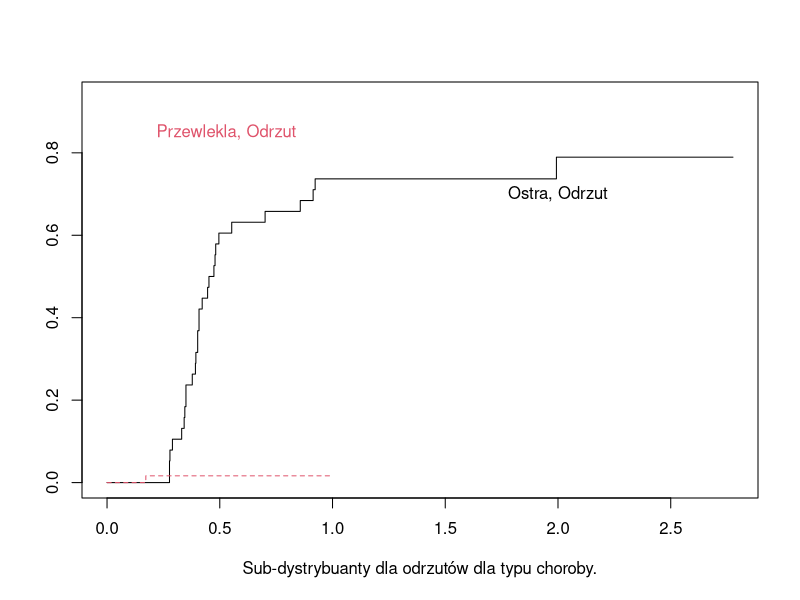
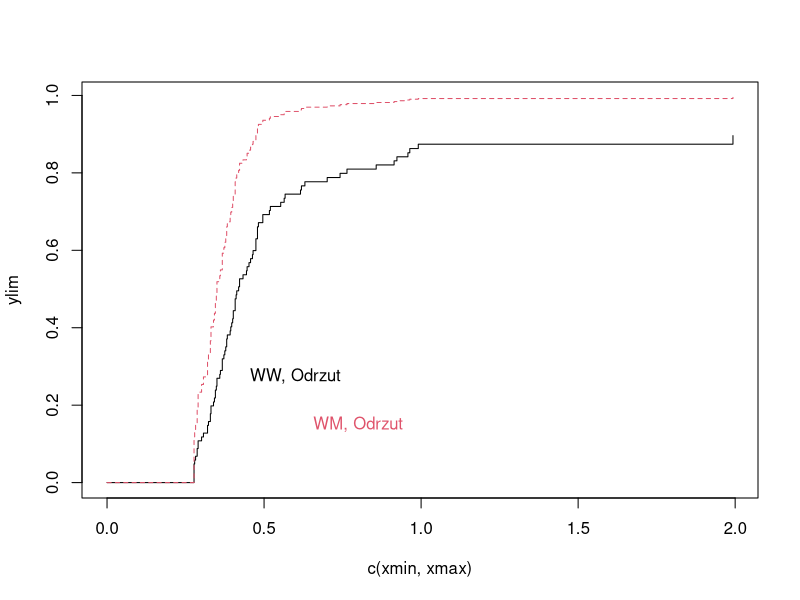
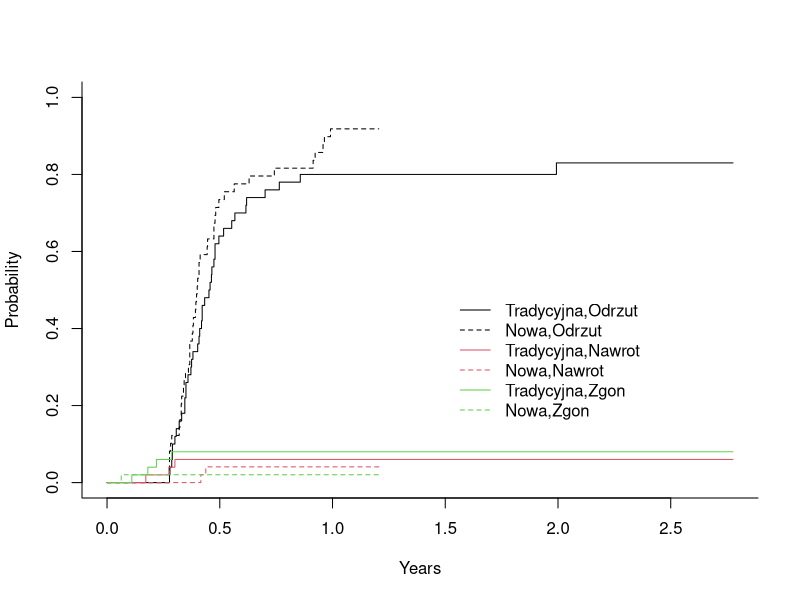
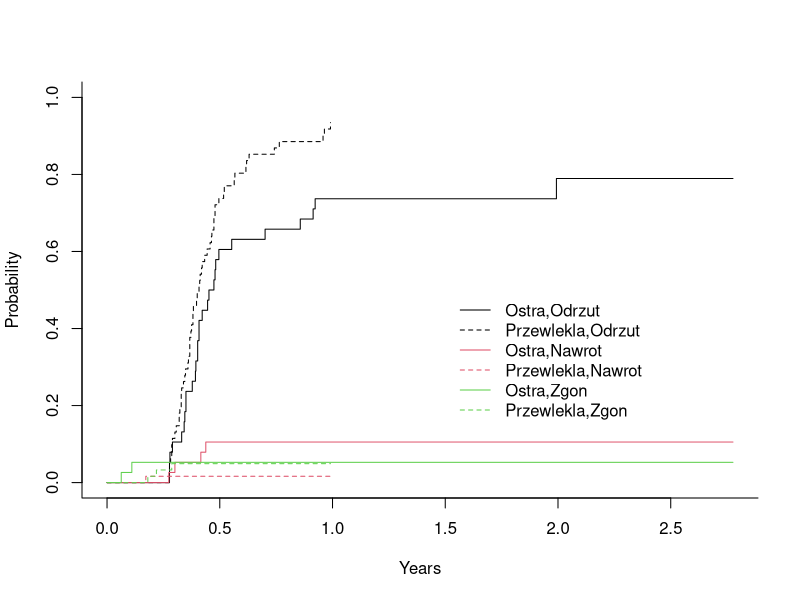

Generate these figures, in order, with R:
## ---- chunk 1
library(knitr)
opts_chunk$set(comment="", message=FALSE, warning=FALSE, tidy.opts=list(keep.blank.line=TRUE, width.cutoff=120),options(width=120),fig.align='center',fig.height=6, fig.width=10,fig.path='figure/beamer-',fig.width=6, fig.height=3, fig.show='hold',size='footnotesize', echo=FALSE)
## ---- chunk 2
print2 <- function (x, digits = max(options()$digits - 4, 3), ...) {
    if (!is.null(cl <- x$call)) {
        cat("Call:\n")
        dput(cl)
        cat("\n")
    }
    if (!is.null(x$fail)) {
        cat(" Coxph failed.", x$fail, "\n")
        return()
    }
    savedig <- options(digits = digits)
    on.exit(options(savedig))
    coef <- x$coefficients
    se <- sqrt(diag(x$var))
    if (is.null(coef) | is.null(se)) 
        stop("Input is not valid")
    if (is.null(x$naive.var)) {
        tmp <- cbind(coef, exp(coef), se, coef/se, signif(1 - 
            pchisq((coef/se)^2, 1), digits - 1))
        dimnames(tmp) <- list(names(coef), c("coef", "exp(coef)", 
            "se(coef)", "z", "p"))
    }
    else {
        nse <- sqrt(diag(x$naive.var))
        tmp <- cbind(coef, exp(coef), nse, se, coef/se, signif(1 - 
            pchisq((coef/se)^2, 1), digits - 1))
        dimnames(tmp) <- list(names(coef), c("coef", "exp(coef)", 
            "se(coef)", "robust se", "z", "p"))
    }
    cat("\n")
    print(tmp)
    logtest <- -2 * (x$loglik[1] - x$loglik[2])
    if (is.null(x$df)) 
        df <- sum(!is.na(coef))
    else df <- round(sum(x$df), 2)
    cat("\n")
    invisible(x)
}
## ---- chunk 3
library(survival)
dane <- read.csv("bmt.csv")

dane.red <- data.frame(dane, event=ifelse(dane$first_e==0,0,1),
                       odrzut=ifelse(dane$first_e==1,1,0), 
                       nawrot=ifelse(dane$first_e==2,1,0),
                       zgon=ifelse(dane$first_e==3,1,0))
## ---- chunk 4
library(cmprsk)
attach(dane)
ci.trt <- cuminc(first_t, first_e, group=trt) 
pdf(file = "plot1.pdf")
plot(ci.trt, curvlab=c("Tradycyjna,Odrzut", 
                       "Nowa,Odrzut",
                       "Tradycyjna,Nawrot",
                       "Nowa,Nawrot",
                       "Tradycyjna,Zgon",
                       "Nowa,Zgon"), col=c(1,1,2,2,3,3), wh=c(1.5,0.5),
     lty = c(1,2,1,2,1,2))
dev.off()
## ---- chunk 5

ci.diag <- cuminc(first_t, first_e, group=diag)
pdf(file = "plot2.pdf")
plot(ci.diag, curvlab=c("Ostra,Odrzut", 
                       "Przewlekla,Odrzut",
                       "Ostra,Nawrot",
                       "Przewlekla,Nawrot",
                       "Ostra,Zgon",
                       "Przewlekla,Zgon"),
     col=c(1,1,2,2,3,3), lty = c(1,2,1,2,1,2), wh = c(1.5,0.5))
dev.off()
## ---- chunk 6
library(cmprsk)
attach(dane.red)
ci.trt <- cuminc(first_t, first_e, group=trt)
ci.trt$Tests
## ---- chunk 7
ci.diag <- cuminc(first_t, first_e, group=diag)
ci.diag$Tests
## ---- chunk 8

ci.sfit <- survfit(Surv(first_t, event)~diag, etype=first_e, data=dane.red)
plot(ci.sfit, lty=c(1,0,0,2,0,0), col=1:2, mark.time=F, conf.int=F, xscale=1, xlab="Sub-dystrybuanty dla odrzutów dla typu choroby.")
text(2, 0.7,"Ostra, Odrzut", col=1)
text(0.53, 0.85,"Przewlekla, Odrzut", col=2)
## ---- chunk 9
print2(coxph.odrzut <- 
          coxph(Surv(first_t, first_e == 1) ~ diag+trt+age,
                            data = dane.red))
print2(coxph.nawrot <- 
          coxph(Surv(first_t, first_e == 2) ~ diag+trt+age,
                          data = dane.red))
print2(coxph.zgon <- 
          coxph(Surv(first_t, first_e == 3) ~ diag+trt+age,
                          data = dane.red))
## ---- chunk 10
attach(dane.red)

model.matrix(~ diag+trt+age)[,-1] -> m.dane.red

(mod.odrzut <- crr(ftime=first_t, 
                        fstatus=first_e,
                        cov1= m.dane.red,
                        #cov2 = trt,
                        failcode=1))
#istotny wsolczynnik przy diag
(mod.nawrot <- crr(ftime=first_t, 
                          fstatus=first_e,
                          cov1= m.dane.red,
                          #cov2 = trt,
                          failcode=2))
#nieisitoene wszyststko
(mod.zgon <- crr(ftime=first_t, 
                          fstatus=first_e,
                          cov1= m.dane.red,
                          #cov2 = trt,
                          failcode=3))
## ---- chunk 11

#12. Konstruujemy oszacowania funkcji skumulowanych częstości odpowiadających modelowi PH dla #funkcji hazardu sub-dystrybuanty dla odrzutow
odrzut.pred <- predict(mod.odrzut,cov1=rbind(0,1))
plot(odrzut.pred,lty=1:4,color=1:4)
text(0.6, .275, "WW, Odrzut", col=1)
text(0.8, .15, "WM, Odrzut", col=2)
